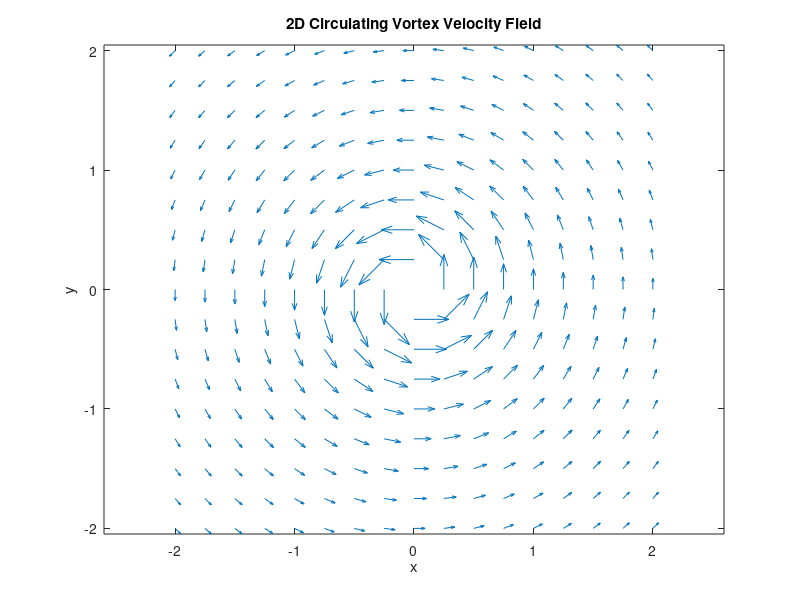

This figure's MATLAB source:
% 2D Vortex Flow Field
[X, Y] = meshgrid(-2:0.25:2, -2:0.25:2);
R2 = X.^2 + Y.^2 + 0.1;
U = -Y ./ R2;
V = X ./ R2;

figure(1);
quiver(X, Y, U, V);
title('2D Circulating Vortex Velocity Field');
xlabel('x');
ylabel('y');
axis equal;
